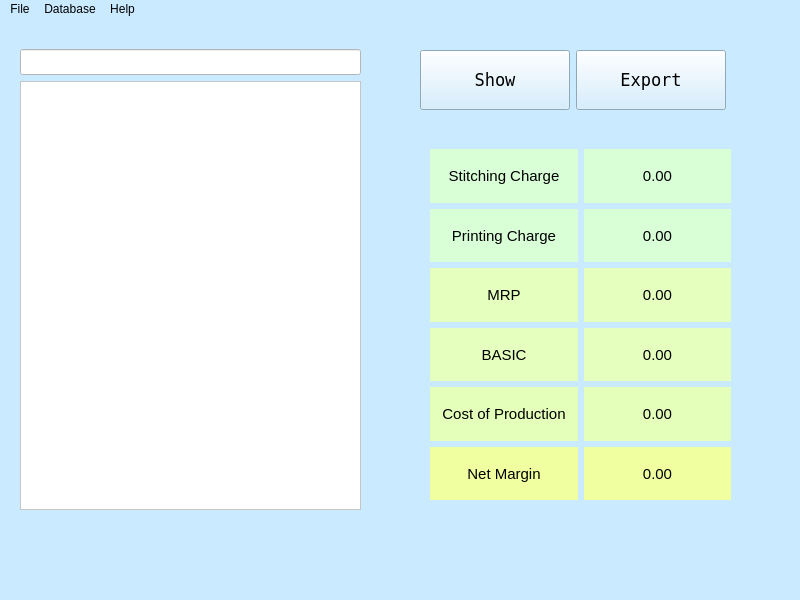
<?xml version="1.0" encoding="UTF-8"?>
<ui version="4.0">
 <class>MainWindow</class>
 <widget class="QMainWindow" name="MainWindow">
  <property name="geometry">
   <rect>
    <x>0</x>
    <y>0</y>
    <width>800</width>
    <height>600</height>
   </rect>
  </property>
  <property name="font">
   <font>
    <pointsize>12</pointsize>
   </font>
  </property>
  <property name="windowTitle">
   <string>Fortune Br - Bill of Materials</string>
  </property>
  <property name="windowIcon">
   <iconset>
    <normaloff>icons/favicon.ico</normaloff>icons/favicon.ico</iconset>
  </property>
  <property name="styleSheet">
   <string notr="true">QWidget{ background-color:rgb(202, 234, 255) }

QMenuBar::item:selected{ background: rgb(235, 248, 255) }

QMenu::item:selected {  background:rgb(65, 163, 255) }

</string>
  </property>
  <widget class="QWidget" name="centralwidget">
   <property name="styleSheet">
    <string notr="true">QPushButton::pressed {  background:rgb(144, 198, 255) }
</string>
   </property>
   <widget class="QWidget" name="">
    <property name="geometry">
     <rect>
      <x>20</x>
      <y>30</y>
      <width>341</width>
      <height>461</height>
     </rect>
    </property>
    <layout class="QVBoxLayout" name="verticalLayout_2">
     <item>
      <widget class="QLineEdit" name="lineEdit">
       <property name="sizePolicy">
        <sizepolicy hsizetype="Preferred" vsizetype="Fixed">
         <horstretch>0</horstretch>
         <verstretch>0</verstretch>
        </sizepolicy>
       </property>
       <property name="font">
        <font>
         <pointsize>11</pointsize>
        </font>
       </property>
       <property name="styleSheet">
        <string notr="true">background-color:rgb(255, 255, 255)</string>
       </property>
      </widget>
     </item>
     <item>
      <widget class="QTableView" name="tableView">
       <property name="sizePolicy">
        <sizepolicy hsizetype="Expanding" vsizetype="Expanding">
         <horstretch>2</horstretch>
         <verstretch>0</verstretch>
        </sizepolicy>
       </property>
       <property name="minimumSize">
        <size>
         <width>300</width>
         <height>0</height>
        </size>
       </property>
       <property name="styleSheet">
        <string notr="true">background-color:rgb(255, 255, 255)</string>
       </property>
      </widget>
     </item>
    </layout>
   </widget>
   <widget class="QWidget" name="">
    <property name="geometry">
     <rect>
      <x>420</x>
      <y>20</y>
      <width>308</width>
      <height>82</height>
     </rect>
    </property>
    <layout class="QHBoxLayout" name="horizontalLayout">
     <item>
      <widget class="QPushButton" name="pushButton_1">
       <property name="sizePolicy">
        <sizepolicy hsizetype="Fixed" vsizetype="Fixed">
         <horstretch>0</horstretch>
         <verstretch>0</verstretch>
        </sizepolicy>
       </property>
       <property name="minimumSize">
        <size>
         <width>150</width>
         <height>60</height>
        </size>
       </property>
       <property name="font">
        <font>
         <family>Fixedsys</family>
         <pointsize>13</pointsize>
         <weight>50</weight>
         <bold>false</bold>
        </font>
       </property>
       <property name="layoutDirection">
        <enum>Qt::LeftToRight</enum>
       </property>
       <property name="text">
        <string>Show</string>
       </property>
      </widget>
     </item>
     <item>
      <widget class="QPushButton" name="pushButton_2">
       <property name="sizePolicy">
        <sizepolicy hsizetype="Fixed" vsizetype="Fixed">
         <horstretch>0</horstretch>
         <verstretch>0</verstretch>
        </sizepolicy>
       </property>
       <property name="minimumSize">
        <size>
         <width>150</width>
         <height>60</height>
        </size>
       </property>
       <property name="font">
        <font>
         <family>Fixedsys</family>
         <pointsize>13</pointsize>
         <weight>50</weight>
         <bold>false</bold>
        </font>
       </property>
       <property name="layoutDirection">
        <enum>Qt::LeftToRight</enum>
       </property>
       <property name="text">
        <string>Export</string>
       </property>
      </widget>
     </item>
    </layout>
   </widget>
   <widget class="QWidget" name="">
    <property name="geometry">
     <rect>
      <x>430</x>
      <y>130</y>
      <width>301</width>
      <height>351</height>
     </rect>
    </property>
    <layout class="QGridLayout" name="gridLayout">
     <item row="0" column="0">
      <widget class="QLabel" name="label_sth">
       <property name="sizePolicy">
        <sizepolicy hsizetype="Preferred" vsizetype="Preferred">
         <horstretch>0</horstretch>
         <verstretch>0</verstretch>
        </sizepolicy>
       </property>
       <property name="minimumSize">
        <size>
         <width>100</width>
         <height>0</height>
        </size>
       </property>
       <property name="font">
        <font>
         <pointsize>11</pointsize>
        </font>
       </property>
       <property name="styleSheet">
        <string notr="true">background-color:rgb(217, 255, 215)</string>
       </property>
       <property name="text">
        <string>Stitching Charge</string>
       </property>
       <property name="alignment">
        <set>Qt::AlignCenter</set>
       </property>
      </widget>
     </item>
     <item row="0" column="1">
      <widget class="QLabel" name="label_Vstitch">
       <property name="font">
        <font>
         <pointsize>11</pointsize>
        </font>
       </property>
       <property name="styleSheet">
        <string notr="true">background-color:rgb(217, 255, 215)</string>
       </property>
       <property name="text">
        <string>0.00</string>
       </property>
       <property name="textFormat">
        <enum>Qt::PlainText</enum>
       </property>
       <property name="alignment">
        <set>Qt::AlignCenter</set>
       </property>
      </widget>
     </item>
     <item row="1" column="0">
      <widget class="QLabel" name="label_print">
       <property name="font">
        <font>
         <pointsize>11</pointsize>
        </font>
       </property>
       <property name="styleSheet">
        <string notr="true">background-color:rgb(217, 255, 215)</string>
       </property>
       <property name="text">
        <string>Printing Charge</string>
       </property>
       <property name="alignment">
        <set>Qt::AlignCenter</set>
       </property>
      </widget>
     </item>
     <item row="1" column="1">
      <widget class="QLabel" name="label_Vprint">
       <property name="font">
        <font>
         <pointsize>11</pointsize>
        </font>
       </property>
       <property name="styleSheet">
        <string notr="true">background-color:rgb(217, 255, 215)</string>
       </property>
       <property name="text">
        <string>0.00</string>
       </property>
       <property name="alignment">
        <set>Qt::AlignCenter</set>
       </property>
      </widget>
     </item>
     <item row="2" column="0">
      <widget class="QLabel" name="label_mrp">
       <property name="font">
        <font>
         <pointsize>11</pointsize>
        </font>
       </property>
       <property name="styleSheet">
        <string notr="true">background-color:rgb(229, 255, 190)</string>
       </property>
       <property name="text">
        <string>MRP</string>
       </property>
       <property name="alignment">
        <set>Qt::AlignCenter</set>
       </property>
      </widget>
     </item>
     <item row="2" column="1">
      <widget class="QLabel" name="label_Vmrp">
       <property name="font">
        <font>
         <pointsize>11</pointsize>
        </font>
       </property>
       <property name="styleSheet">
        <string notr="true">background-color:rgb(229, 255, 190)</string>
       </property>
       <property name="text">
        <string>0.00</string>
       </property>
       <property name="alignment">
        <set>Qt::AlignCenter</set>
       </property>
      </widget>
     </item>
     <item row="3" column="0">
      <widget class="QLabel" name="label_basic">
       <property name="font">
        <font>
         <pointsize>11</pointsize>
        </font>
       </property>
       <property name="styleSheet">
        <string notr="true">background-color:rgb(229, 255, 190)</string>
       </property>
       <property name="text">
        <string>BASIC</string>
       </property>
       <property name="alignment">
        <set>Qt::AlignCenter</set>
       </property>
      </widget>
     </item>
     <item row="3" column="1">
      <widget class="QLabel" name="label_Vbasic">
       <property name="font">
        <font>
         <pointsize>11</pointsize>
        </font>
       </property>
       <property name="styleSheet">
        <string notr="true">background-color:rgb(229, 255, 190)</string>
       </property>
       <property name="text">
        <string>0.00</string>
       </property>
       <property name="alignment">
        <set>Qt::AlignCenter</set>
       </property>
      </widget>
     </item>
     <item row="4" column="0">
      <widget class="QLabel" name="label_cop">
       <property name="font">
        <font>
         <pointsize>11</pointsize>
        </font>
       </property>
       <property name="styleSheet">
        <string notr="true">background-color:rgb(227, 255, 185)</string>
       </property>
       <property name="text">
        <string>Cost of Production</string>
       </property>
       <property name="alignment">
        <set>Qt::AlignCenter</set>
       </property>
      </widget>
     </item>
     <item row="4" column="1">
      <widget class="QLabel" name="label_Vcop">
       <property name="font">
        <font>
         <pointsize>11</pointsize>
        </font>
       </property>
       <property name="styleSheet">
        <string notr="true">background-color:rgb(227, 255, 185)</string>
       </property>
       <property name="text">
        <string>0.00</string>
       </property>
       <property name="alignment">
        <set>Qt::AlignCenter</set>
       </property>
      </widget>
     </item>
     <item row="5" column="0">
      <widget class="QLabel" name="label_netm">
       <property name="font">
        <font>
         <pointsize>11</pointsize>
        </font>
       </property>
       <property name="styleSheet">
        <string notr="true">background-color:rgb(240, 255, 160)</string>
       </property>
       <property name="text">
        <string>Net Margin</string>
       </property>
       <property name="alignment">
        <set>Qt::AlignCenter</set>
       </property>
      </widget>
     </item>
     <item row="5" column="1">
      <widget class="QLabel" name="label_Vnetm">
       <property name="font">
        <font>
         <pointsize>11</pointsize>
        </font>
       </property>
       <property name="styleSheet">
        <string notr="true">background-color:rgb(240, 255, 160)</string>
       </property>
       <property name="text">
        <string>0.00</string>
       </property>
       <property name="alignment">
        <set>Qt::AlignCenter</set>
       </property>
      </widget>
     </item>
    </layout>
   </widget>
  </widget>
  <widget class="QMenuBar" name="menubar">
   <property name="geometry">
    <rect>
     <x>0</x>
     <y>0</y>
     <width>800</width>
     <height>21</height>
    </rect>
   </property>
   <widget class="QMenu" name="menuFile">
    <property name="styleSheet">
     <string notr="true"/>
    </property>
    <property name="title">
     <string>File</string>
    </property>
    <addaction name="actionClose"/>
   </widget>
   <widget class="QMenu" name="menuDatabase">
    <property name="styleSheet">
     <string notr="true"/>
    </property>
    <property name="title">
     <string>Database</string>
    </property>
    <widget class="QMenu" name="menuBom">
     <property name="title">
      <string>Bom</string>
     </property>
     <addaction name="actionUpdate_From_File"/>
    </widget>
    <widget class="QMenu" name="menuOS_Charges">
     <property name="title">
      <string>OS Charges</string>
     </property>
     <addaction name="actionAdd_New_Charges"/>
     <addaction name="actionUpdate_Existing_Charges"/>
     <addaction name="separator"/>
     <addaction name="actionUpdate_From_File_2"/>
    </widget>
    <widget class="QMenu" name="menuPrice_Structure">
     <property name="title">
      <string>Price Structure</string>
     </property>
     <addaction name="actionAdd_New_Price"/>
     <addaction name="actionUpdate_Existing_Price"/>
     <addaction name="separator"/>
     <addaction name="actionUpdate_From_File_3"/>
    </widget>
    <addaction name="menuBom"/>
    <addaction name="menuOS_Charges"/>
    <addaction name="menuPrice_Structure"/>
   </widget>
   <widget class="QMenu" name="menuHelp">
    <property name="styleSheet">
     <string notr="true"/>
    </property>
    <property name="title">
     <string>Help</string>
    </property>
    <addaction name="actionAbout"/>
   </widget>
   <addaction name="menuFile"/>
   <addaction name="menuDatabase"/>
   <addaction name="menuHelp"/>
  </widget>
  <widget class="QStatusBar" name="statusbar"/>
  <action name="actionClose">
   <property name="text">
    <string>Close</string>
   </property>
  </action>
  <action name="actionUpdate_From_File">
   <property name="text">
    <string>Update From File</string>
   </property>
  </action>
  <action name="actionAdd_New_Charges">
   <property name="text">
    <string>Add New Charges</string>
   </property>
  </action>
  <action name="actionUpdate_Existing_Charges">
   <property name="text">
    <string>Update Existing Charges</string>
   </property>
  </action>
  <action name="actionUpdate_From_File_2">
   <property name="text">
    <string>Update From File</string>
   </property>
  </action>
  <action name="actionAdd_New_Price">
   <property name="text">
    <string>Add New Price</string>
   </property>
  </action>
  <action name="actionUpdate_Existing_Price">
   <property name="text">
    <string>Update Existing Price</string>
   </property>
  </action>
  <action name="actionUpdate_From_File_3">
   <property name="text">
    <string>Update From File</string>
   </property>
  </action>
  <action name="actionAbout">
   <property name="text">
    <string>About</string>
   </property>
  </action>
 </widget>
 <resources/>
 <connections/>
</ui>
